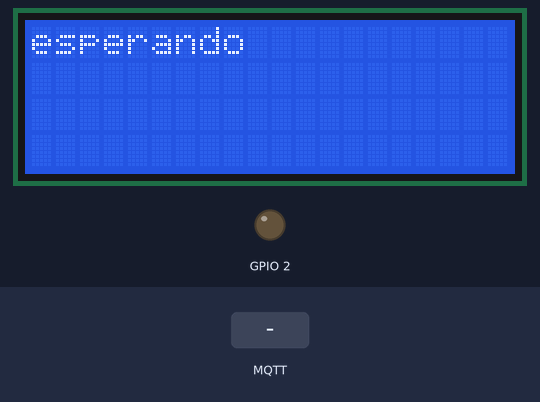
Bench run of a sketch on a simulated ESP8266 (NodeMCU). On the bench: 20×4 character LCD, output pins drawn as LEDs (lit = HIGH). The test bench sets the inputs (shaded band). WiFi joins after 1.5 s; servers stay silent unless stated; random numbers use the default seed unless the sketch sets one; no MQTT or app messages arrive unless stated; what the sketch prints to the serial monitor is not drawn.

Above: at 2.7 s.
2.8 s: MQTT message "1" arrives on the first subscribed topic
At 3.9 s:
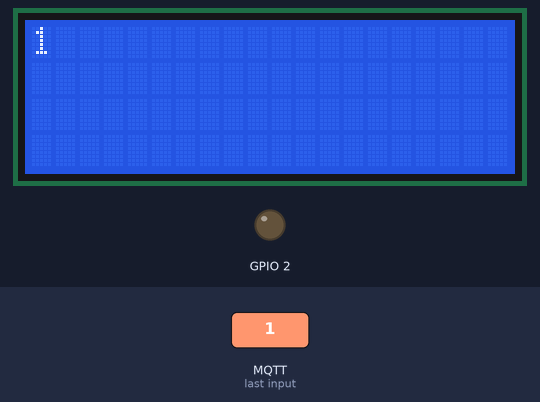
4.3 s: MQTT message "on" arrives on the first subscribed topic
At 5.1 s:
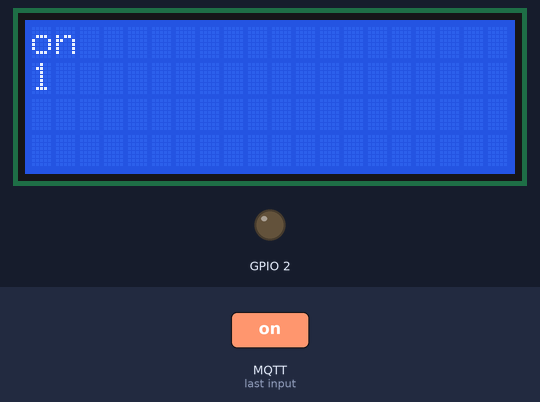
5.8 s: MQTT message "off" arrives on the first subscribed topic
At 6.3 s:
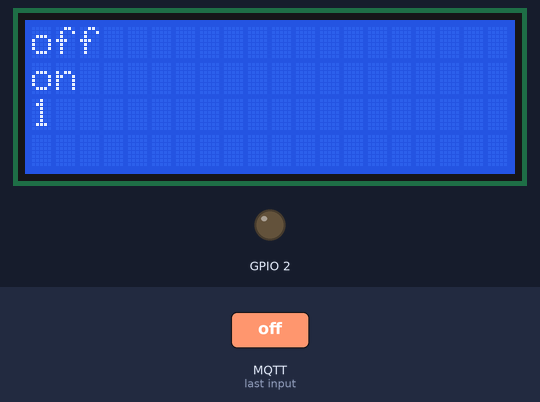
7.3 s: MQTT message "0" arrives on the first subscribed topic
At 8.5 s:
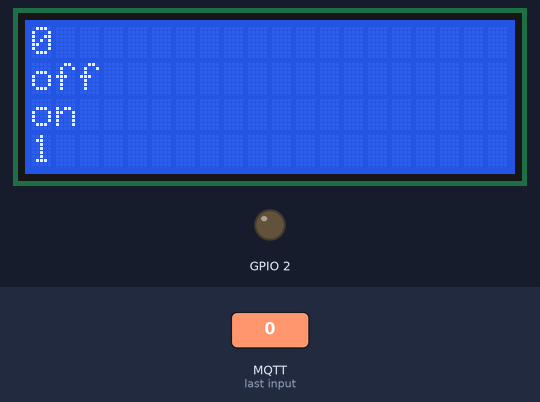
8.8 s: MQTT message "on" arrives on the first subscribed topic
At 9.8 s:
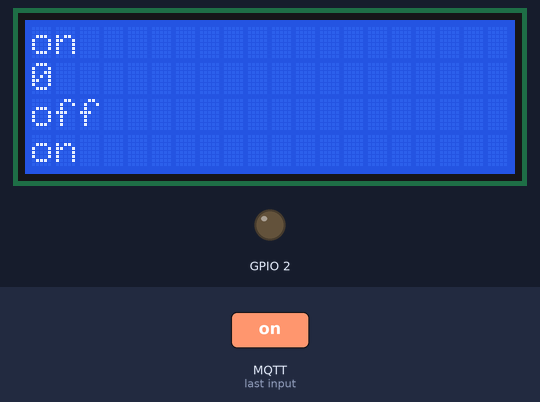
10.3 s: MQTT message "off" arrives on the first subscribed topic
At 11.0 s:
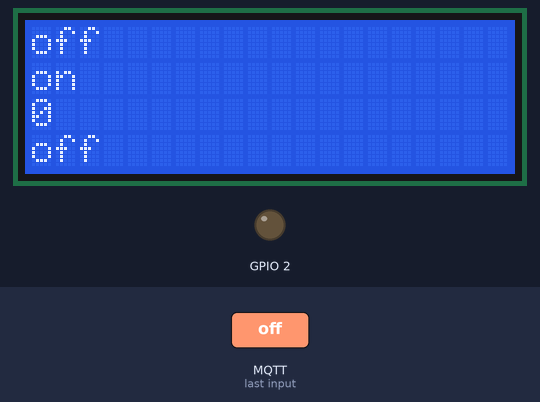
Timing chart, 0 to 12.8 s (numbered marks = the images above; inputs shaded):
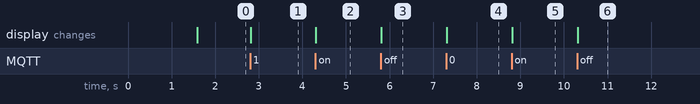

Measured:
- after the input at 2.8 s, the display: changes at once (image 1)
- after the input at 4.3 s, the display: changes at once (image 2)
- after the input at 5.8 s, the display: changes at once (image 3)
- after the input at 7.3 s, the display: changes at once (image 4)
- after the input at 8.8 s, the display: changes at once (image 5)
- after the input at 10.3 s, the display: changes at once (image 6)

The sketch:

mqttweb.ino
```cpp
#include <LiquidCrystal_I2C.h>
#include <ESP8266WiFi.h>
#include <PubSubClient.h>

LiquidCrystal_I2C lcd(0x27,20,4);

const char* ssid = "WiFi";
const char* password = "Password";
const char* mqtt_server = "SERVER";

WiFiClient espClient;
PubSubClient client(espClient);
unsigned long lastMsg = 0;
#define MSG_BUFFER_SIZE  (50)
char msg[MSG_BUFFER_SIZE];
int value = 0;

void setup_wifi() {

  delay(10);
  // We start by connecting to a WiFi network
  Serial.println();
  Serial.print("Connecting to ");
  Serial.println(ssid);

  WiFi.mode(WIFI_STA);
  WiFi.begin(ssid, password);

  while (WiFi.status() != WL_CONNECTED) {
    delay(500);
    Serial.print(".");
  }

  randomSeed(micros());

  Serial.println("");
  Serial.println("WiFi connected");
  Serial.println("IP address: ");
  Serial.println(WiFi.localIP());
}

String lineas[] = { " "," "," "," "};

void callback(char* topic, byte* payload, unsigned int length) {
  Serial.print("Message arrived [");
  Serial.print(topic);
  Serial.print("] ");

  lcd.clear();
  lcd.setCursor(0,0);

  for(int l=3;l>=1;l--) {
    lineas[l] = lineas[(l-1)];
  }


  lineas[0] = "";
  for (int i = 0; i < length; i++) {
    Serial.print((char)payload[i]);
    //lcd.setCursor(0,0);
    //lcd.print((char)payload[i]);
    lineas[0] = lineas[0] + String((char)payload[i]);
  }

  Serial.println();

  for(int l=0; l<4; l++) {
    lcd.setCursor(0,l);
    lcd.print(lineas[l]);
  }

}

void reconnect() {
  // Loop until we're reconnected
  while (!client.connected()) {
    Serial.print("Attempting MQTT connection...");
    // Create a random client ID
    String clientId = "ESP8266Client-";
    clientId += String(random(0xffff), HEX);
    // Attempt to connect
    if (client.connect(clientId.c_str())) {
      Serial.println("connected");
      // Once connected, publish an announcement...

      // ... and resubscribe
      client.subscribe("MENSAJES");
    } else {
      Serial.print("failed, rc=");
      Serial.print(client.state());
      Serial.println(" try again in 5 seconds");
      // Wait 5 seconds before retrying
      delay(5000);
    }
  }
}

void setup() {
  pinMode(BUILTIN_LED, OUTPUT);     // Initialize the BUILTIN_LED pin as an output
  Serial.begin(115200);
  setup_wifi();

  lcd.init();
  lcd.backlight();
  lcd.print("esperando");
  client.setServer(mqtt_server, 1883);
  client.setCallback(callback);
}

void loop() {

  if (!client.connected()) {
    reconnect();
  }
  client.loop();

}
```
